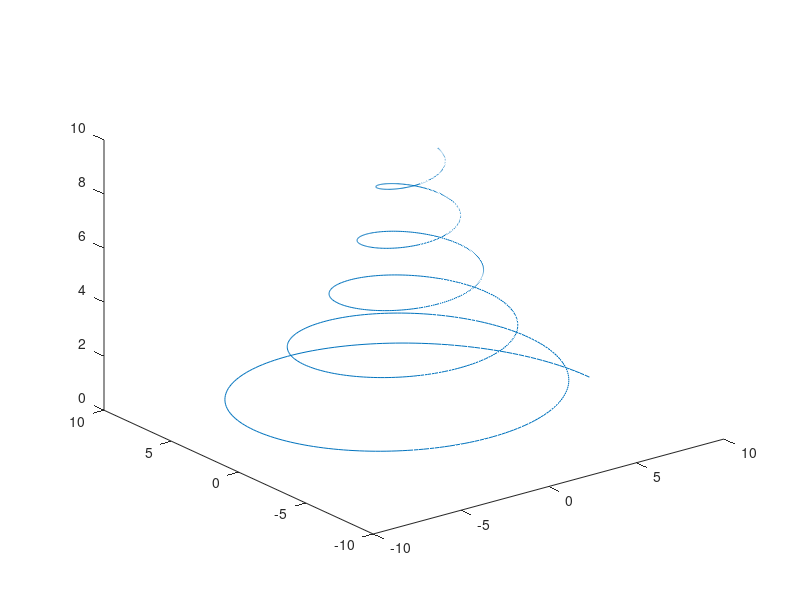

This chart was generated by the following MATLAB code:
%8.10


t = (0:0.01:10); %time car

v  = 10*exp((-0.2 + 1i*pi)* t);%func

plot3(real(v), imag(v),t);
%plots the real values of v
%imag(v) helps to show the graphs in a 3d manner
%t is our time




